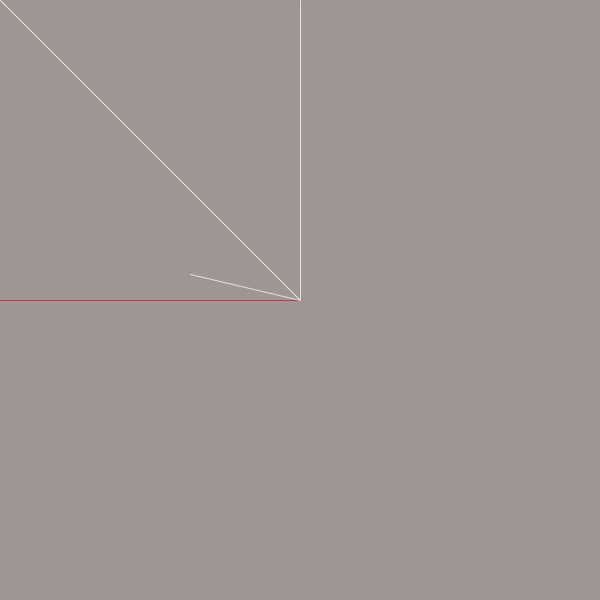
Frame 1 (no input)
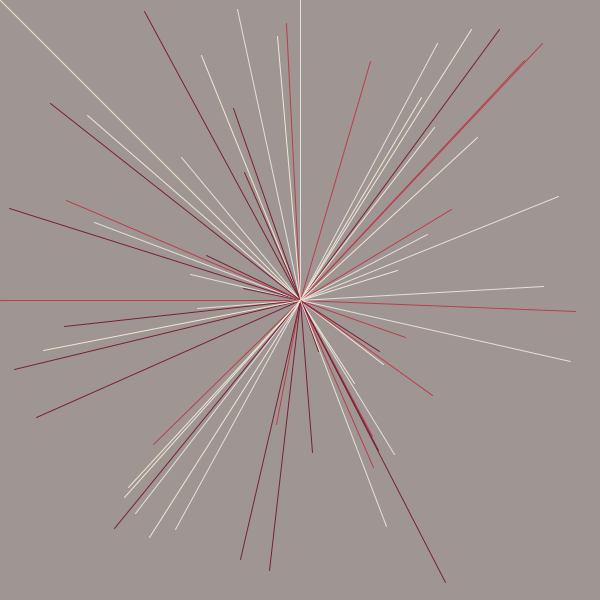
Frame 60 (the mouse pressed at the canvas centre just before this capture)
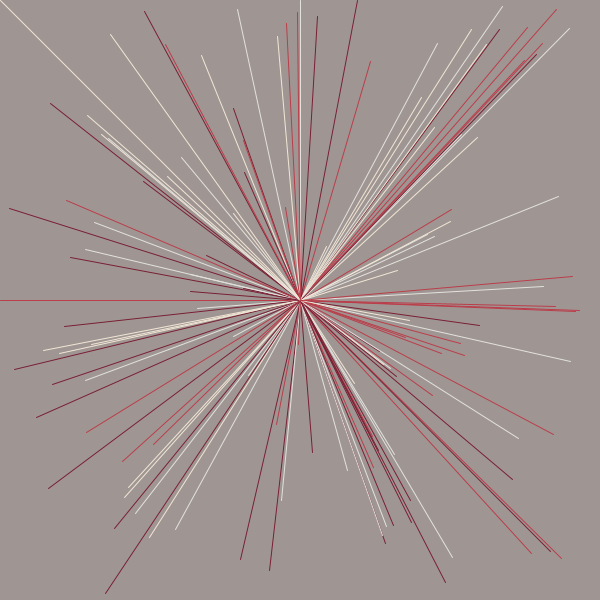
Frame 120 (the mouse held since frame 60 and released just before this capture)

The Processing sketch that drew these frames (run headless with seeded random() and noise(); from frame 60 on, the mouse is pressed at the canvas centre):

// Processing sketch: processing_160013
// ── processing_160013.pde

color[] dessert = {#9F9694, #791F33, #BA3D49, #F1E6D4, #E2E1DC};
color[] palette = dessert;

int s = 300;

void setup(){
  size(600,600);
  background(palette[0]);
  smooth();
  //noStroke();
  frameRate(1000);
  
  for(int x = 0; x<width; x += s){ //x += s  means x = x + s
    for(int y = 0; y<height; y += s){
      stroke(palette[int(random(1,5))]);//the int will make the number just 1 2 3 4 5 not 3.5 etc
      line(s,s,x,y);
    }
  }
}
 //intager x starts with 0 and increases by s. This only happens when x < width
 
 void draw(){
   stroke(palette[int(random(1,5))]);
   int x = int(random(0,600));//the x only belongs to this block
   int y = int(random(0,600));
   line(s, s, x, y);
 }
